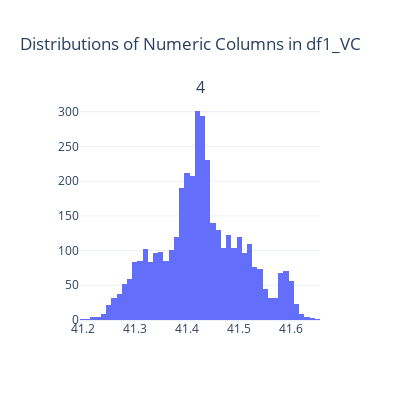
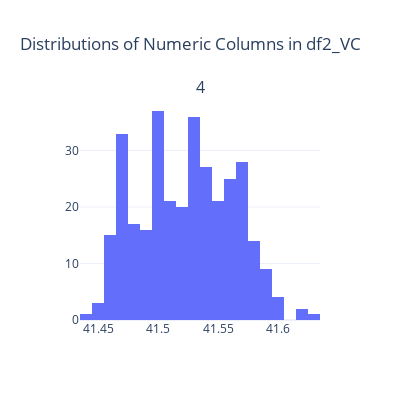
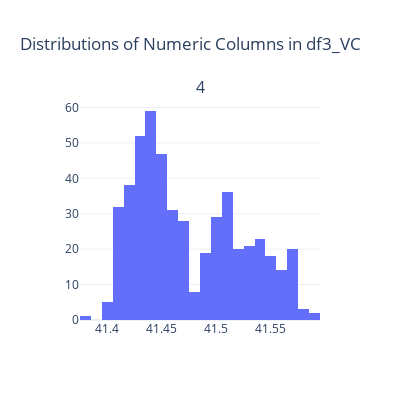
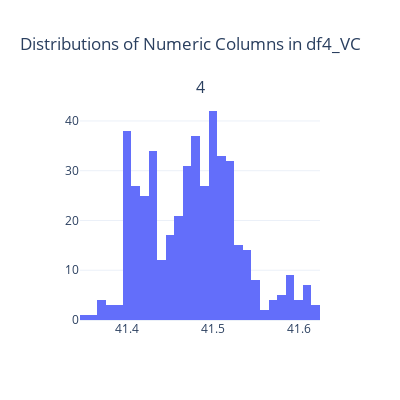

Notebook code cell kept with these figures, in order:
### Markdown cell above
From the above graphs, column 4 has the smallest near-constant range. Let's verify that using other dfs as well.

### Code cell
# Only plot the distribution of the fourth column (index 4) for each VCoG dataframe
plot_distributions_plotly(df1_VC[[4]], df_name="df1_VC")
plot_distributions_plotly(df2_VC[[4]], df_name="df2_VC")
plot_distributions_plotly(df3_VC[[4]], df_name="df3_VC")
plot_distributions_plotly(df4_VC[[4]], df_name="df4_VC")
plot_distributions_plotly(df5_VC[[4]], df_name="df5_VC")

### Figure 1 — Plotly figure (JSON) as saved in the notebook; plotly's stock layout.template omitted (floating-point values rounded to 4 significant figures; data arrays with more than 128 entries replaced by an {"elided": "..."} marker saying what was removed)
{"data": [{"name": "4", "type": "histogram", "x": {"elided": "3926 float values"}, "xaxis": "x", "yaxis": "y"}], "layout": {"annotations": [{"font": {"size": 16}, "showarrow": false, "text": "4", "x": 0.5, "xanchor": "center", "xref": "paper", "y": 1, "yanchor": "bottom", "yref": "paper"}], "height": 400, "showlegend": false, "title": {"text": "Distributions of Numeric Columns in df1_VC"}, "width": 400, "xaxis": {"anchor": "y", "domain": [0, 1]}, "yaxis": {"anchor": "x", "domain": [0, 1]}}}

### Figure 2 — Plotly figure (JSON) as saved in the notebook; plotly's stock layout.template omitted (floating-point values rounded to 4 significant figures; data arrays with more than 128 entries replaced by an {"elided": "..."} marker saying what was removed)
{"data": [{"name": "4", "type": "histogram", "x": {"elided": "330 float values"}, "xaxis": "x", "yaxis": "y"}], "layout": {"annotations": [{"font": {"size": 16}, "showarrow": false, "text": "4", "x": 0.5, "xanchor": "center", "xref": "paper", "y": 1, "yanchor": "bottom", "yref": "paper"}], "height": 400, "showlegend": false, "title": {"text": "Distributions of Numeric Columns in df2_VC"}, "width": 400, "xaxis": {"anchor": "y", "domain": [0, 1]}, "yaxis": {"anchor": "x", "domain": [0, 1]}}}

### Figure 3 — Plotly figure (JSON) as saved in the notebook; plotly's stock layout.template omitted (floating-point values rounded to 4 significant figures; data arrays with more than 128 entries replaced by an {"elided": "..."} marker saying what was removed)
{"data": [{"name": "4", "type": "histogram", "x": {"elided": "506 float values"}, "xaxis": "x", "yaxis": "y"}], "layout": {"annotations": [{"font": {"size": 16}, "showarrow": false, "text": "4", "x": 0.5, "xanchor": "center", "xref": "paper", "y": 1, "yanchor": "bottom", "yref": "paper"}], "height": 400, "showlegend": false, "title": {"text": "Distributions of Numeric Columns in df3_VC"}, "width": 400, "xaxis": {"anchor": "y", "domain": [0, 1]}, "yaxis": {"anchor": "x", "domain": [0, 1]}}}

### Figure 4 — Plotly figure (JSON) as saved in the notebook; plotly's stock layout.template omitted (floating-point values rounded to 4 significant figures; data arrays with more than 128 entries replaced by an {"elided": "..."} marker saying what was removed)
{"data": [{"name": "4", "type": "histogram", "x": {"elided": "459 float values"}, "xaxis": "x", "yaxis": "y"}], "layout": {"annotations": [{"font": {"size": 16}, "showarrow": false, "text": "4", "x": 0.5, "xanchor": "center", "xref": "paper", "y": 1, "yanchor": "bottom", "yref": "paper"}], "height": 400, "showlegend": false, "title": {"text": "Distributions of Numeric Columns in df4_VC"}, "width": 400, "xaxis": {"anchor": "y", "domain": [0, 1]}, "yaxis": {"anchor": "x", "domain": [0, 1]}}}
